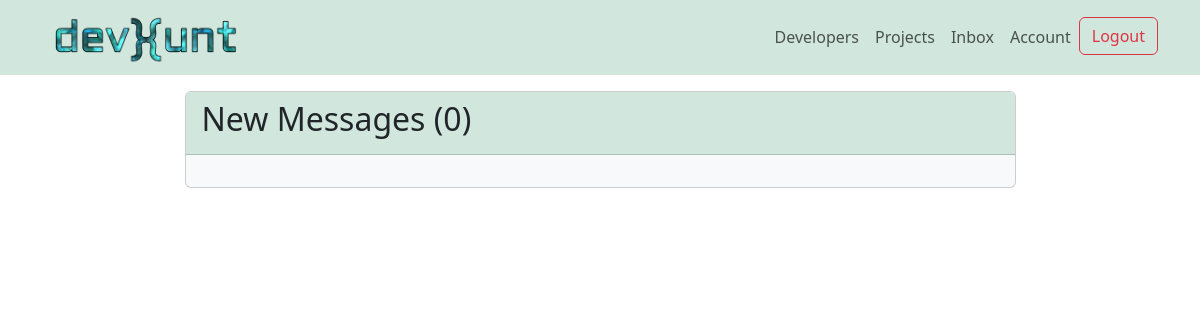
Page /inbox/ (signed in) on the earlier database version.
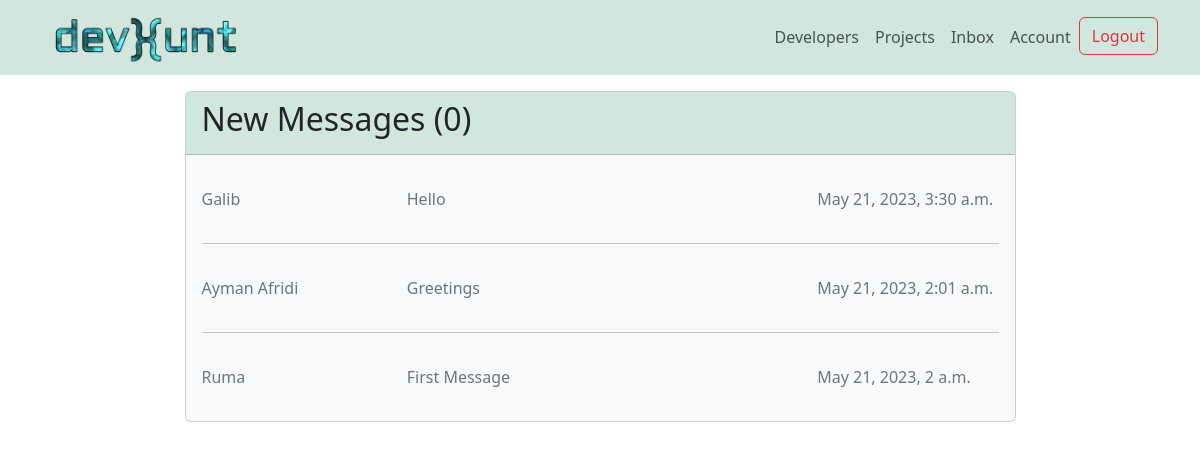
Same page on the later database version.
### users/models.py (models this page shows, shortened)
class Message(models.Model):
    sender = models.ForeignKey(
        Profile, on_delete=models.SET_NULL, null=True, blank=True)
    recipient = models.ForeignKey(
        Profile, on_delete=models.SET_NULL, null=True, blank=True, related_name='messages')
    name = models.CharField(max_length=200, null=True, blank=True)
    email = models.EmailField(max_length=200, null=True, blank=True)
    subject = models.CharField(max_length=200, null=True, blank=True)
    body = models.TextField()
    is_read = models.BooleanField(default=False, null=True)
    created_at = models.DateTimeField(auto_now_add=True)
    id = models.UUIDField(default=uuid.uuid4, unique=True,
                          primary_key=True, editable=False)
    class Meta:
        ordering = ['is_read', '-created_at']

### users/views.py (the view)
# urls.py: path('inbox/', views.inbox, name='inbox'),
@login_required(login_url='login')
def inbox(request):
    profile = request.user.profile
    messageRequests = profile.messages.all()
    unreadCount = messageRequests.filter(is_read=False).count()
    context = {
        'messageRequests': messageRequests,
        'unreadCount': unreadCount
    }
    return render(request, 'users/inbox.html', context)

### users/templates/users/inbox.html
{% extends 'main.html' %}
{% block content %}
<div class="container mt-3">
    <div class="row justify-content-center">
      <div class="col-md-9">
        <div class="card bg-light">
          <div class="card-header bg-success-subtle"><h2>New Messages ({{unreadCount}})</h2></div>
          <div class="card-body " >
            {% for message in messageRequests %}
            <a class='text-decoration-none text-secondary' href="{% url 'message' message.id %}">
                {% if message.is_read == False %}
                <div class='row fw-bold d-flex align-items-center pt-3'>
                {% else %}
                <div class='row d-flex align-items-center pt-3'>
                {% endif %}
                    <div class="col-3">
                        <p>{{message.name}}</p>
                    </div>
                    <div class="col-6">
                        <p>{{message.subject}}</p>
                    </div>
                    <div class="col-3">
                        <p>{{message.created_at}}</p>
                    </div>
                </div>
            </a>
            {% if not forloop.last %}
            <hr>
            {% endif %}
            {% endfor %}
          </div>
        </div>
      </div>
    </div>
  </div>
{% endblock content %}

Differences in the rows shown:
added Message: name "Galib", subject "Hello", created_at "May 21, 2023, 3:30 a.m."
added Message: name "Ayman Afridi", subject "Greetings", created_at "May 21, 2023, 2:01 a.m."
added Message: name "Ruma", subject "First Message", created_at "May 21, 2023, 2 a.m."
